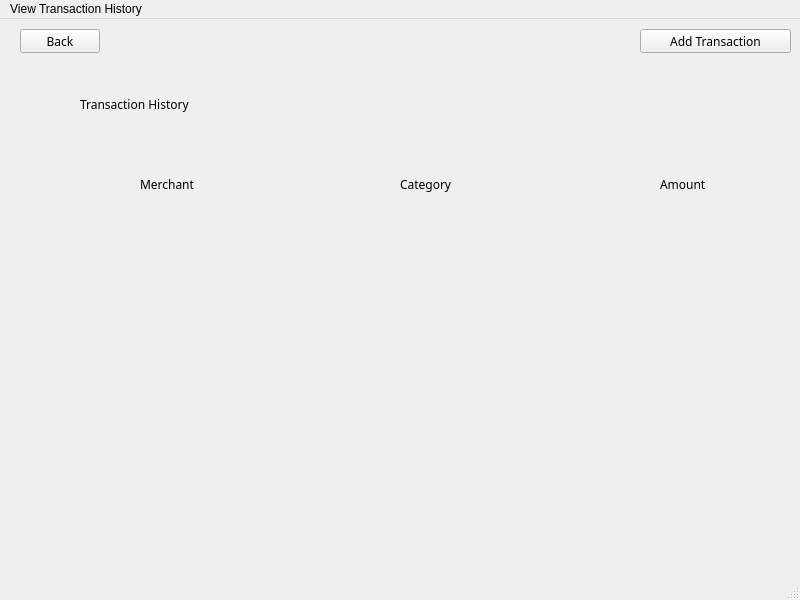
<?xml version="1.0" encoding="UTF-8"?>
<ui version="4.0">
 <class>transaction</class>
 <widget class="QMainWindow" name="transaction">
  <property name="geometry">
   <rect>
    <x>0</x>
    <y>0</y>
    <width>800</width>
    <height>600</height>
   </rect>
  </property>
  <property name="windowTitle">
   <string>MainWindow</string>
  </property>
  <widget class="QWidget" name="centralwidget">
   <widget class="QPushButton" name="pushButton">
    <property name="geometry">
     <rect>
      <x>20</x>
      <y>10</y>
      <width>80</width>
      <height>24</height>
     </rect>
    </property>
    <property name="font">
     <font>
      <family>Cascadia Code</family>
     </font>
    </property>
    <property name="text">
     <string>Back</string>
    </property>
   </widget>
   <widget class="QPushButton" name="pushButton_2">
    <property name="geometry">
     <rect>
      <x>640</x>
      <y>10</y>
      <width>151</width>
      <height>24</height>
     </rect>
    </property>
    <property name="font">
     <font>
      <family>Cascadia Code</family>
     </font>
    </property>
    <property name="text">
     <string>Add Transaction</string>
    </property>
   </widget>
   <widget class="QLabel" name="label">
    <property name="geometry">
     <rect>
      <x>80</x>
      <y>40</y>
      <width>621</width>
      <height>91</height>
     </rect>
    </property>
    <property name="font">
     <font>
      <family>Cascadia Code</family>
     </font>
    </property>
    <property name="text">
     <string>Transaction History</string>
    </property>
   </widget>
   <widget class="QLabel" name="label_2">
    <property name="geometry">
     <rect>
      <x>140</x>
      <y>150</y>
      <width>191</width>
      <height>31</height>
     </rect>
    </property>
    <property name="font">
     <font>
      <family>Cascadia Code</family>
     </font>
    </property>
    <property name="text">
     <string>Merchant</string>
    </property>
   </widget>
   <widget class="QLabel" name="label_3">
    <property name="geometry">
     <rect>
      <x>400</x>
      <y>150</y>
      <width>141</width>
      <height>31</height>
     </rect>
    </property>
    <property name="font">
     <font>
      <family>Cascadia Code</family>
     </font>
    </property>
    <property name="text">
     <string>Category</string>
    </property>
   </widget>
   <widget class="QLabel" name="label_4">
    <property name="geometry">
     <rect>
      <x>660</x>
      <y>150</y>
      <width>121</width>
      <height>31</height>
     </rect>
    </property>
    <property name="font">
     <font>
      <family>Cascadia Code</family>
     </font>
    </property>
    <property name="text">
     <string>Amount</string>
    </property>
   </widget>
   <widget class="QLabel" name="label_5">
    <property name="geometry">
     <rect>
      <x>40</x>
      <y>190</y>
      <width>711</width>
      <height>351</height>
     </rect>
    </property>
    <property name="text">
     <string/>
    </property>
    <property name="alignment">
     <set>Qt::AlignmentFlag::AlignLeading|Qt::AlignmentFlag::AlignLeft|Qt::AlignmentFlag::AlignTop</set>
    </property>
   </widget>
  </widget>
  <widget class="QMenuBar" name="menubar">
   <property name="geometry">
    <rect>
     <x>0</x>
     <y>0</y>
     <width>800</width>
     <height>21</height>
    </rect>
   </property>
   <widget class="QMenu" name="menuView_Transaction_History">
    <property name="title">
     <string>View Transaction History</string>
    </property>
   </widget>
   <addaction name="menuView_Transaction_History"/>
  </widget>
  <widget class="QStatusBar" name="statusbar"/>
 </widget>
 <resources/>
 <connections/>
</ui>
